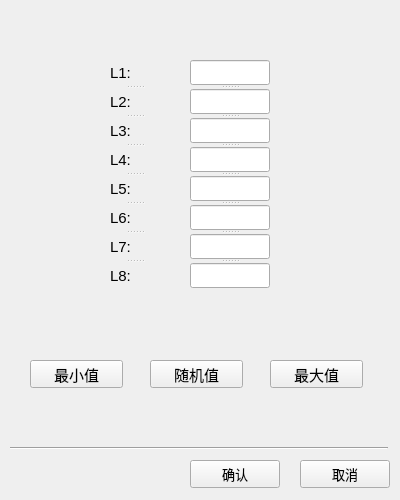
<?xml version="1.0" encoding="UTF-8"?>
<ui version="4.0">
 <class>Ordinary_Vehicles_InputsClass</class>
 <widget class="QMainWindow" name="Ordinary_Vehicles_InputsClass">
  <property name="geometry">
   <rect>
    <x>0</x>
    <y>0</y>
    <width>400</width>
    <height>500</height>
   </rect>
  </property>
  <property name="sizePolicy">
   <sizepolicy hsizetype="Fixed" vsizetype="Fixed">
    <horstretch>0</horstretch>
    <verstretch>0</verstretch>
   </sizepolicy>
  </property>
  <property name="minimumSize">
   <size>
    <width>400</width>
    <height>500</height>
   </size>
  </property>
  <property name="maximumSize">
   <size>
    <width>400</width>
    <height>500</height>
   </size>
  </property>
  <property name="windowTitle">
   <string>普通路口车辆输入</string>
  </property>
  <widget class="QWidget" name="centralwidget">
   <widget class="QPushButton" name="OK">
    <property name="geometry">
     <rect>
      <x>190</x>
      <y>460</y>
      <width>90</width>
      <height>28</height>
     </rect>
    </property>
    <property name="sizePolicy">
     <sizepolicy hsizetype="Fixed" vsizetype="Fixed">
      <horstretch>0</horstretch>
      <verstretch>0</verstretch>
     </sizepolicy>
    </property>
    <property name="font">
     <font>
      <family>Arial</family>
      <pointsize>10</pointsize>
     </font>
    </property>
    <property name="cursor">
     <cursorShape>ArrowCursor</cursorShape>
    </property>
    <property name="text">
     <string>确认</string>
    </property>
   </widget>
   <widget class="QPushButton" name="Cancel">
    <property name="geometry">
     <rect>
      <x>300</x>
      <y>460</y>
      <width>90</width>
      <height>28</height>
     </rect>
    </property>
    <property name="font">
     <font>
      <family>Arial</family>
      <pointsize>10</pointsize>
     </font>
    </property>
    <property name="text">
     <string>取消</string>
    </property>
   </widget>
   <widget class="Line" name="line">
    <property name="geometry">
     <rect>
      <x>10</x>
      <y>440</y>
      <width>378</width>
      <height>16</height>
     </rect>
    </property>
    <property name="orientation">
     <enum>Qt::Horizontal</enum>
    </property>
   </widget>
   <widget class="QPushButton" name="Random">
    <property name="geometry">
     <rect>
      <x>150</x>
      <y>360</y>
      <width>93</width>
      <height>28</height>
     </rect>
    </property>
    <property name="font">
     <font>
      <family>Arial</family>
      <pointsize>11</pointsize>
     </font>
    </property>
    <property name="text">
     <string>随机值</string>
    </property>
   </widget>
   <widget class="QSplitter" name="splitter_2">
    <property name="geometry">
     <rect>
      <x>110</x>
      <y>60</y>
      <width>50</width>
      <height>241</height>
     </rect>
    </property>
    <property name="orientation">
     <enum>Qt::Vertical</enum>
    </property>
    <widget class="QLabel" name="label">
     <property name="minimumSize">
      <size>
       <width>50</width>
       <height>25</height>
      </size>
     </property>
     <property name="maximumSize">
      <size>
       <width>50</width>
       <height>25</height>
      </size>
     </property>
     <property name="font">
      <font>
       <family>Arial</family>
       <pointsize>11</pointsize>
      </font>
     </property>
     <property name="text">
      <string>L1:</string>
     </property>
    </widget>
    <widget class="QLabel" name="label_2">
     <property name="minimumSize">
      <size>
       <width>50</width>
       <height>25</height>
      </size>
     </property>
     <property name="maximumSize">
      <size>
       <width>50</width>
       <height>25</height>
      </size>
     </property>
     <property name="font">
      <font>
       <family>Arial</family>
       <pointsize>11</pointsize>
      </font>
     </property>
     <property name="text">
      <string>L2:</string>
     </property>
    </widget>
    <widget class="QLabel" name="label_3">
     <property name="minimumSize">
      <size>
       <width>50</width>
       <height>25</height>
      </size>
     </property>
     <property name="maximumSize">
      <size>
       <width>50</width>
       <height>25</height>
      </size>
     </property>
     <property name="font">
      <font>
       <family>Arial</family>
       <pointsize>11</pointsize>
      </font>
     </property>
     <property name="text">
      <string>L3:</string>
     </property>
    </widget>
    <widget class="QLabel" name="label_4">
     <property name="minimumSize">
      <size>
       <width>50</width>
       <height>25</height>
      </size>
     </property>
     <property name="maximumSize">
      <size>
       <width>50</width>
       <height>25</height>
      </size>
     </property>
     <property name="font">
      <font>
       <family>Arial</family>
       <pointsize>11</pointsize>
      </font>
     </property>
     <property name="text">
      <string>L4:</string>
     </property>
    </widget>
    <widget class="QLabel" name="label_5">
     <property name="minimumSize">
      <size>
       <width>50</width>
       <height>25</height>
      </size>
     </property>
     <property name="maximumSize">
      <size>
       <width>50</width>
       <height>25</height>
      </size>
     </property>
     <property name="font">
      <font>
       <family>Arial</family>
       <pointsize>11</pointsize>
      </font>
     </property>
     <property name="text">
      <string>L5:</string>
     </property>
    </widget>
    <widget class="QLabel" name="label_6">
     <property name="minimumSize">
      <size>
       <width>50</width>
       <height>25</height>
      </size>
     </property>
     <property name="maximumSize">
      <size>
       <width>50</width>
       <height>25</height>
      </size>
     </property>
     <property name="font">
      <font>
       <family>Arial</family>
       <pointsize>11</pointsize>
      </font>
     </property>
     <property name="text">
      <string>L6:</string>
     </property>
    </widget>
    <widget class="QLabel" name="label_7">
     <property name="minimumSize">
      <size>
       <width>50</width>
       <height>25</height>
      </size>
     </property>
     <property name="maximumSize">
      <size>
       <width>50</width>
       <height>25</height>
      </size>
     </property>
     <property name="font">
      <font>
       <family>Arial</family>
       <pointsize>11</pointsize>
      </font>
     </property>
     <property name="text">
      <string>L7:</string>
     </property>
    </widget>
    <widget class="QLabel" name="label_8">
     <property name="minimumSize">
      <size>
       <width>50</width>
       <height>25</height>
      </size>
     </property>
     <property name="maximumSize">
      <size>
       <width>50</width>
       <height>25</height>
      </size>
     </property>
     <property name="font">
      <font>
       <family>Arial</family>
       <pointsize>11</pointsize>
      </font>
     </property>
     <property name="text">
      <string>L8:</string>
     </property>
    </widget>
   </widget>
   <widget class="QPushButton" name="Max">
    <property name="geometry">
     <rect>
      <x>270</x>
      <y>360</y>
      <width>93</width>
      <height>28</height>
     </rect>
    </property>
    <property name="font">
     <font>
      <family>Arial</family>
      <pointsize>11</pointsize>
     </font>
    </property>
    <property name="text">
     <string>最大值</string>
    </property>
   </widget>
   <widget class="QPushButton" name="Min">
    <property name="geometry">
     <rect>
      <x>30</x>
      <y>360</y>
      <width>93</width>
      <height>28</height>
     </rect>
    </property>
    <property name="font">
     <font>
      <family>Arial</family>
      <pointsize>11</pointsize>
     </font>
    </property>
    <property name="text">
     <string>最小值</string>
    </property>
   </widget>
   <widget class="QSplitter" name="splitter">
    <property name="geometry">
     <rect>
      <x>190</x>
      <y>60</y>
      <width>80</width>
      <height>241</height>
     </rect>
    </property>
    <property name="font">
     <font>
      <family>Arial</family>
      <pointsize>9</pointsize>
     </font>
    </property>
    <property name="orientation">
     <enum>Qt::Vertical</enum>
    </property>
    <widget class="QLineEdit" name="L1">
     <property name="minimumSize">
      <size>
       <width>80</width>
       <height>25</height>
      </size>
     </property>
     <property name="maximumSize">
      <size>
       <width>80</width>
       <height>25</height>
      </size>
     </property>
     <property name="font">
      <font>
       <family>Arial</family>
       <pointsize>9</pointsize>
      </font>
     </property>
    </widget>
    <widget class="QLineEdit" name="L2">
     <property name="minimumSize">
      <size>
       <width>80</width>
       <height>25</height>
      </size>
     </property>
     <property name="maximumSize">
      <size>
       <width>80</width>
       <height>25</height>
      </size>
     </property>
     <property name="font">
      <font>
       <family>Arial</family>
       <pointsize>9</pointsize>
      </font>
     </property>
    </widget>
    <widget class="QLineEdit" name="L3">
     <property name="minimumSize">
      <size>
       <width>80</width>
       <height>25</height>
      </size>
     </property>
     <property name="maximumSize">
      <size>
       <width>80</width>
       <height>25</height>
      </size>
     </property>
     <property name="font">
      <font>
       <family>Arial</family>
       <pointsize>9</pointsize>
      </font>
     </property>
    </widget>
    <widget class="QLineEdit" name="L4">
     <property name="minimumSize">
      <size>
       <width>80</width>
       <height>25</height>
      </size>
     </property>
     <property name="maximumSize">
      <size>
       <width>80</width>
       <height>25</height>
      </size>
     </property>
     <property name="font">
      <font>
       <family>Arial</family>
       <pointsize>9</pointsize>
      </font>
     </property>
    </widget>
    <widget class="QLineEdit" name="L5">
     <property name="minimumSize">
      <size>
       <width>80</width>
       <height>25</height>
      </size>
     </property>
     <property name="maximumSize">
      <size>
       <width>80</width>
       <height>25</height>
      </size>
     </property>
     <property name="font">
      <font>
       <family>Arial</family>
       <pointsize>9</pointsize>
      </font>
     </property>
    </widget>
    <widget class="QLineEdit" name="L6">
     <property name="minimumSize">
      <size>
       <width>80</width>
       <height>25</height>
      </size>
     </property>
     <property name="maximumSize">
      <size>
       <width>80</width>
       <height>25</height>
      </size>
     </property>
     <property name="font">
      <font>
       <family>Arial</family>
       <pointsize>9</pointsize>
      </font>
     </property>
    </widget>
    <widget class="QLineEdit" name="L7">
     <property name="minimumSize">
      <size>
       <width>80</width>
       <height>25</height>
      </size>
     </property>
     <property name="maximumSize">
      <size>
       <width>80</width>
       <height>25</height>
      </size>
     </property>
     <property name="font">
      <font>
       <family>Arial</family>
       <pointsize>9</pointsize>
      </font>
     </property>
    </widget>
    <widget class="QLineEdit" name="L8">
     <property name="minimumSize">
      <size>
       <width>80</width>
       <height>25</height>
      </size>
     </property>
     <property name="maximumSize">
      <size>
       <width>80</width>
       <height>25</height>
      </size>
     </property>
     <property name="font">
      <font>
       <family>Arial</family>
       <pointsize>9</pointsize>
      </font>
     </property>
    </widget>
   </widget>
  </widget>
 </widget>
 <resources/>
 <connections/>
</ui>
